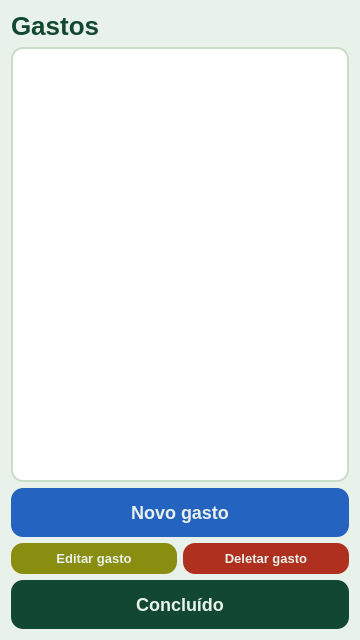
<?xml version="1.0" encoding="UTF-8"?>
<ui version="4.0">
 <class>Form</class>
 <widget class="QWidget" name="Form">
  <property name="geometry"><rect><x>0</x><y>0</y><width>360</width><height>640</height></rect></property>
  <property name="minimumSize"><size><width>360</width><height>640</height></size></property>
  <property name="maximumSize"><size><width>360</width><height>640</height></size></property>
  <property name="windowTitle"><string>Form</string></property>
  <property name="styleSheet">
   <string notr="true">QWidget { background-color: #E9F2EA; font-family: &quot;Roboto Flex&quot;; }
QPushButton { background-color: #124831; color: #E9F2EA; font-family: &quot;Roboto Flex&quot;; font-weight: 700; font-size: 18px; border-radius: 12px; padding: 14px; border: none; }
QPushButton:hover { background-color: #0a3020; }
QPushButton#new_expense_button { background-color: #2563C0; }
QPushButton#update_expense_button { background-color: #8a8e10; font-size: 13px; padding: 8px; }
QPushButton#delete_expense_button { background-color: #b03020; font-size: 13px; padding: 8px; }
QLabel#main_label { font-family: &quot;Roboto Flex&quot;; font-weight: 800; font-size: 26px; color: #124831; }
QListWidget { background-color: #FFFFFF; border: 1.5px solid #c8ddc9; border-radius: 12px; font-size: 14px; padding: 4px; }
QListWidget::item { padding: 10px 8px; border-bottom: 1px solid #e8f0e9; }
QListWidget::item:selected { background-color: #D6E6D4; color: #124831; border-radius: 8px; }</string>
  </property>
  <layout class="QVBoxLayout" name="verticalLayout_2">
   <item>
    <widget class="QLabel" name="main_label">
     <property name="text"><string>Gastos</string></property>
    </widget>
   </item>
   <item>
    <widget class="QListWidget" name="expense_listwidget"/>
   </item>
   <item>
    <widget class="QPushButton" name="new_expense_button">
     <property name="text"><string>Novo gasto</string></property>
    </widget>
   </item>
   <item>
    <layout class="QHBoxLayout" name="horizontalLayout">
     <item>
      <widget class="QPushButton" name="update_expense_button">
       <property name="text"><string>Editar gasto</string></property>
      </widget>
     </item>
     <item>
      <widget class="QPushButton" name="delete_expense_button">
       <property name="text"><string>Deletar gasto</string></property>
      </widget>
     </item>
    </layout>
   </item>
   <item>
    <widget class="QPushButton" name="done_button">
     <property name="text"><string>Concluído</string></property>
    </widget>
   </item>
  </layout>
 </widget>
 <resources/>
 <connections/>
</ui>
